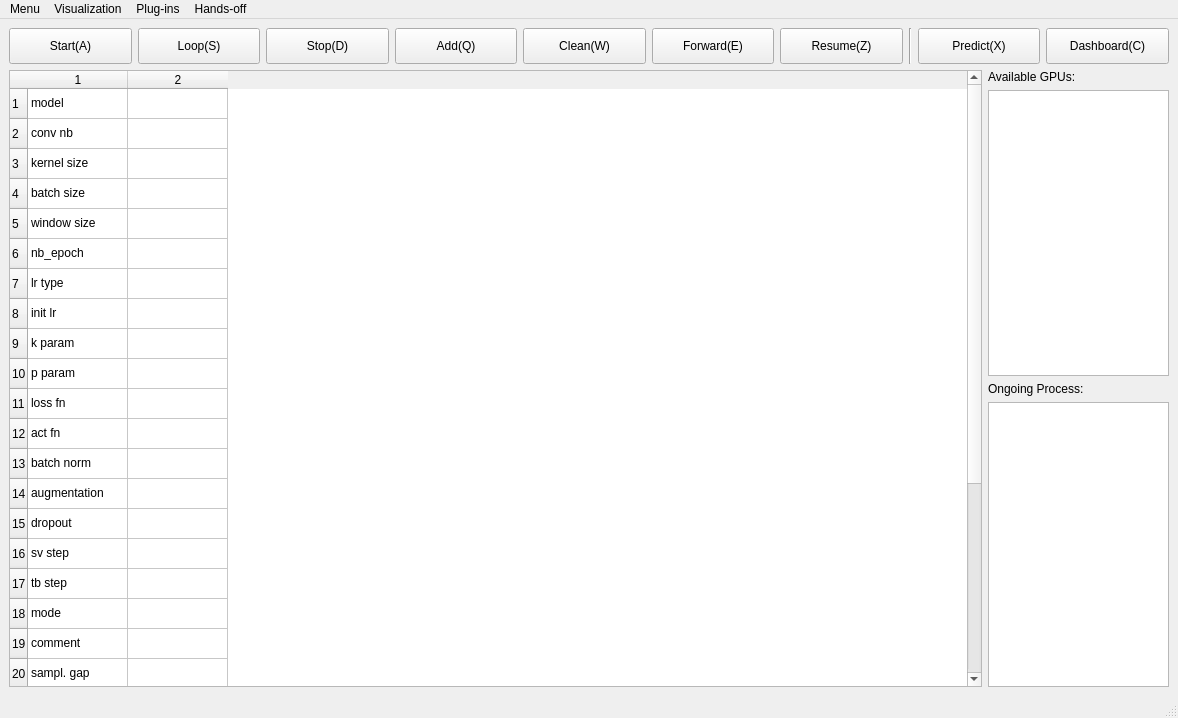
<?xml version="1.0" encoding="UTF-8"?>
<ui version="4.0">
 <class>LRCSNet</class>
 <widget class="QMainWindow" name="LRCSNet">
  <property name="geometry">
   <rect>
    <x>0</x>
    <y>0</y>
    <width>1178</width>
    <height>718</height>
   </rect>
  </property>
  <property name="windowTitle">
   <string>MainWindow</string>
  </property>
  <widget class="QWidget" name="centralwidget">
   <layout class="QGridLayout" name="gridLayout">
    <item row="0" column="0">
     <layout class="QVBoxLayout" name="verticalLayout_2">
      <item>
       <layout class="QHBoxLayout" name="horizontalLayout_2">
        <item>
         <widget class="QPushButton" name="start_button">
          <property name="minimumSize">
           <size>
            <width>0</width>
            <height>36</height>
           </size>
          </property>
          <property name="text">
           <string>Start(A)</string>
          </property>
          <property name="icon">
           <iconset>
            <normaloff>../img/play-button.png</normaloff>../img/play-button.png</iconset>
          </property>
          <property name="shortcut">
           <string>A</string>
          </property>
         </widget>
        </item>
        <item>
         <widget class="QPushButton" name="loop_button">
          <property name="minimumSize">
           <size>
            <width>0</width>
            <height>36</height>
           </size>
          </property>
          <property name="text">
           <string>Loop(S)</string>
          </property>
          <property name="icon">
           <iconset>
            <normaloff>../img/exchange_2.png</normaloff>
            <normalon>../img/exchange.png</normalon>../img/exchange_2.png</iconset>
          </property>
          <property name="shortcut">
           <string>S</string>
          </property>
          <property name="checkable">
           <bool>true</bool>
          </property>
         </widget>
        </item>
        <item>
         <widget class="QPushButton" name="stop_button">
          <property name="minimumSize">
           <size>
            <width>0</width>
            <height>36</height>
           </size>
          </property>
          <property name="text">
           <string>Stop(D)</string>
          </property>
          <property name="icon">
           <iconset>
            <normaloff>stop.png</normaloff>
            <normalon>../img/stop.png</normalon>stop.png</iconset>
          </property>
          <property name="shortcut">
           <string>D</string>
          </property>
         </widget>
        </item>
        <item>
         <widget class="QPushButton" name="add_button">
          <property name="minimumSize">
           <size>
            <width>0</width>
            <height>36</height>
           </size>
          </property>
          <property name="text">
           <string>Add(Q)</string>
          </property>
          <property name="icon">
           <iconset>
            <normaloff>plus.png</normaloff>
            <normalon>../img/plus.png</normalon>plus.png</iconset>
          </property>
          <property name="shortcut">
           <string>Q</string>
          </property>
         </widget>
        </item>
        <item>
         <widget class="QPushButton" name="clean_button">
          <property name="minimumSize">
           <size>
            <width>0</width>
            <height>36</height>
           </size>
          </property>
          <property name="text">
           <string>Clean(W)</string>
          </property>
          <property name="icon">
           <iconset>
            <normaloff>minus.png</normaloff>
            <normalon>../img/minus.png</normalon>minus.png</iconset>
          </property>
          <property name="shortcut">
           <string>W</string>
          </property>
         </widget>
        </item>
        <item>
         <widget class="QPushButton" name="forward_button">
          <property name="minimumSize">
           <size>
            <width>0</width>
            <height>36</height>
           </size>
          </property>
          <property name="text">
           <string>Forward(E)</string>
          </property>
          <property name="icon">
           <iconset>
            <normaloff>reply.png</normaloff>
            <normalon>../img/reply.png</normalon>reply.png</iconset>
          </property>
          <property name="shortcut">
           <string>E</string>
          </property>
         </widget>
        </item>
        <item>
         <widget class="QPushButton" name="pushButton">
          <property name="minimumSize">
           <size>
            <width>0</width>
            <height>36</height>
           </size>
          </property>
          <property name="text">
           <string>Resume(Z)</string>
          </property>
          <property name="icon">
           <iconset>
            <normaloff>resume.png</normaloff>
            <normalon>../img/resume.png</normalon>resume.png</iconset>
          </property>
          <property name="shortcut">
           <string>Z</string>
          </property>
         </widget>
        </item>
        <item>
         <widget class="Line" name="line">
          <property name="orientation">
           <enum>Qt::Vertical</enum>
          </property>
         </widget>
        </item>
        <item>
         <widget class="QPushButton" name="predict_button">
          <property name="minimumSize">
           <size>
            <width>0</width>
            <height>36</height>
           </size>
          </property>
          <property name="text">
           <string>Predict(X)</string>
          </property>
          <property name="icon">
           <iconset>
            <normaloff>rubik.png</normaloff>
            <normalon>../img/rubik.png</normalon>rubik.png</iconset>
          </property>
          <property name="iconSize">
           <size>
            <width>20</width>
            <height>20</height>
           </size>
          </property>
          <property name="shortcut">
           <string>X</string>
          </property>
         </widget>
        </item>
        <item>
         <widget class="QPushButton" name="dashboard_button">
          <property name="minimumSize">
           <size>
            <width>0</width>
            <height>36</height>
           </size>
          </property>
          <property name="text">
           <string>Dashboard(C)</string>
          </property>
          <property name="icon">
           <iconset>
            <normaloff>speedometer.png</normaloff>
            <normalon>../img/speedometer.png</normalon>speedometer.png</iconset>
          </property>
          <property name="iconSize">
           <size>
            <width>20</width>
            <height>20</height>
           </size>
          </property>
          <property name="shortcut">
           <string>C</string>
          </property>
         </widget>
        </item>
       </layout>
      </item>
      <item>
       <layout class="QHBoxLayout" name="horizontalLayout" stretch="0,0">
        <property name="sizeConstraint">
         <enum>QLayout::SetMaximumSize</enum>
        </property>
        <item>
         <widget class="QTableWidget" name="tableWidget">
          <property name="sizePolicy">
           <sizepolicy hsizetype="Expanding" vsizetype="Expanding">
            <horstretch>0</horstretch>
            <verstretch>0</verstretch>
           </sizepolicy>
          </property>
          <property name="minimumSize">
           <size>
            <width>801</width>
            <height>601</height>
           </size>
          </property>
          <property name="maximumSize">
           <size>
            <width>16777215</width>
            <height>16777215</height>
           </size>
          </property>
          <property name="dragEnabled">
           <bool>false</bool>
          </property>
          <property name="sortingEnabled">
           <bool>false</bool>
          </property>
          <property name="rowCount">
           <number>28</number>
          </property>
          <property name="columnCount">
           <number>2</number>
          </property>
          <attribute name="horizontalHeaderDefaultSectionSize">
           <number>100</number>
          </attribute>
          <attribute name="horizontalHeaderMinimumSectionSize">
           <number>18</number>
          </attribute>
          <row/>
          <row/>
          <row/>
          <row/>
          <row/>
          <row/>
          <row/>
          <row/>
          <row/>
          <row/>
          <row/>
          <row/>
          <row/>
          <row/>
          <row/>
          <row/>
          <row/>
          <row/>
          <row/>
          <row/>
          <row/>
          <row/>
          <row/>
          <row/>
          <row/>
          <row/>
          <row/>
          <row/>
          <column/>
          <column/>
          <item row="0" column="0">
           <property name="text">
            <string>model</string>
           </property>
          </item>
          <item row="1" column="0">
           <property name="text">
            <string>conv nb</string>
           </property>
          </item>
          <item row="2" column="0">
           <property name="text">
            <string>kernel size</string>
           </property>
          </item>
          <item row="3" column="0">
           <property name="text">
            <string>batch size</string>
           </property>
          </item>
          <item row="4" column="0">
           <property name="text">
            <string>window size</string>
           </property>
          </item>
          <item row="5" column="0">
           <property name="text">
            <string>nb_epoch</string>
           </property>
           <property name="background">
            <brush brushstyle="NoBrush">
             <color alpha="255">
              <red>128</red>
              <green>255</green>
              <blue>7</blue>
             </color>
            </brush>
           </property>
          </item>
          <item row="6" column="0">
           <property name="text">
            <string>lr type</string>
           </property>
           <property name="background">
            <brush brushstyle="NoBrush">
             <color alpha="255">
              <red>128</red>
              <green>255</green>
              <blue>7</blue>
             </color>
            </brush>
           </property>
          </item>
          <item row="7" column="0">
           <property name="text">
            <string>init lr</string>
           </property>
          </item>
          <item row="8" column="0">
           <property name="text">
            <string>k param</string>
           </property>
          </item>
          <item row="9" column="0">
           <property name="text">
            <string>p param</string>
           </property>
          </item>
          <item row="10" column="0">
           <property name="text">
            <string>loss fn</string>
           </property>
          </item>
          <item row="11" column="0">
           <property name="text">
            <string>act fn</string>
           </property>
          </item>
          <item row="12" column="0">
           <property name="text">
            <string>batch norm</string>
           </property>
          </item>
          <item row="13" column="0">
           <property name="text">
            <string>augmentation</string>
           </property>
          </item>
          <item row="14" column="0">
           <property name="text">
            <string>dropout</string>
           </property>
          </item>
          <item row="15" column="0">
           <property name="text">
            <string>sv step</string>
           </property>
          </item>
          <item row="16" column="0">
           <property name="text">
            <string>tb step</string>
           </property>
          </item>
          <item row="17" column="0">
           <property name="text">
            <string>mode</string>
           </property>
          </item>
          <item row="18" column="0">
           <property name="text">
            <string>comment</string>
           </property>
          </item>
          <item row="19" column="0">
           <property name="text">
            <string>sampl. gap</string>
           </property>
          </item>
          <item row="20" column="0">
           <property name="text">
            <string>stop. crit.</string>
           </property>
          </item>
          <item row="21" column="0">
           <property name="text">
            <string>correction</string>
           </property>
          </item>
          <item row="22" column="0">
           <property name="text">
            <string>trn repo path</string>
           </property>
          </item>
          <item row="23" column="0">
           <property name="text">
            <string>val repo path</string>
           </property>
          </item>
          <item row="24" column="0">
           <property name="text">
            <string>tst repo path</string>
           </property>
          </item>
          <item row="25" column="0">
           <property name="text">
            <string>mdl. saved path</string>
           </property>
          </item>
          <item row="26" column="0">
           <property name="text">
            <string>ckpt path</string>
           </property>
          </item>
          <item row="27" column="0">
           <property name="text">
            <string>nodes</string>
           </property>
          </item>
         </widget>
        </item>
        <item>
         <layout class="QVBoxLayout" name="verticalLayout">
          <item>
           <widget class="QLabel" name="label">
            <property name="sizePolicy">
             <sizepolicy hsizetype="Minimum" vsizetype="Preferred">
              <horstretch>0</horstretch>
              <verstretch>0</verstretch>
             </sizepolicy>
            </property>
            <property name="maximumSize">
             <size>
              <width>181</width>
              <height>16777215</height>
             </size>
            </property>
            <property name="text">
             <string>Available GPUs:</string>
            </property>
           </widget>
          </item>
          <item>
           <widget class="QListWidget" name="AvailableGPUs">
            <property name="sizePolicy">
             <sizepolicy hsizetype="Minimum" vsizetype="Expanding">
              <horstretch>0</horstretch>
              <verstretch>0</verstretch>
             </sizepolicy>
            </property>
            <property name="maximumSize">
             <size>
              <width>181</width>
              <height>16777215</height>
             </size>
            </property>
           </widget>
          </item>
          <item>
           <widget class="QLabel" name="label_2">
            <property name="sizePolicy">
             <sizepolicy hsizetype="Minimum" vsizetype="Preferred">
              <horstretch>0</horstretch>
              <verstretch>0</verstretch>
             </sizepolicy>
            </property>
            <property name="maximumSize">
             <size>
              <width>181</width>
              <height>16777215</height>
             </size>
            </property>
            <property name="text">
             <string>Ongoing Process:</string>
            </property>
           </widget>
          </item>
          <item>
           <widget class="QListWidget" name="ongoing_process">
            <property name="sizePolicy">
             <sizepolicy hsizetype="Minimum" vsizetype="Expanding">
              <horstretch>0</horstretch>
              <verstretch>0</verstretch>
             </sizepolicy>
            </property>
            <property name="maximumSize">
             <size>
              <width>181</width>
              <height>16777215</height>
             </size>
            </property>
           </widget>
          </item>
         </layout>
        </item>
       </layout>
      </item>
     </layout>
    </item>
   </layout>
  </widget>
  <widget class="QMenuBar" name="menubar">
   <property name="geometry">
    <rect>
     <x>0</x>
     <y>0</y>
     <width>1178</width>
     <height>22</height>
    </rect>
   </property>
   <widget class="QMenu" name="menuMenu">
    <property name="enabled">
     <bool>true</bool>
    </property>
    <property name="title">
     <string>Menu</string>
    </property>
    <addaction name="About_us"/>
    <addaction name="separator"/>
    <addaction name="Preferences"/>
    <addaction name="Exit"/>
   </widget>
   <widget class="QMenu" name="menuPlugin">
    <property name="title">
     <string>Plug-ins</string>
    </property>
    <addaction name="Activations"/>
    <addaction name="Loss_Landscape"/>
    <addaction name="Random_Forest"/>
    <addaction name="Metrics"/>
    <addaction name="Thresholding"/>
    <addaction name="actionExtract_Result"/>
   </widget>
   <widget class="QMenu" name="menuVisualization">
    <property name="title">
     <string>Visualization</string>
    </property>
    <addaction name="ActViewer"/>
    <addaction name="Volumes_Viewer"/>
    <addaction name="AugViewer"/>
    <addaction name="GradViewer"/>
   </widget>
   <widget class="QMenu" name="menuHands_off">
    <property name="title">
     <string>Hands-off</string>
    </property>
    <addaction name="actionGrid_Search"/>
    <addaction name="actionGassian_Process"/>
   </widget>
   <addaction name="menuMenu"/>
   <addaction name="menuVisualization"/>
   <addaction name="menuPlugin"/>
   <addaction name="menuHands_off"/>
  </widget>
  <widget class="QStatusBar" name="statusbar"/>
  <action name="About_us">
   <property name="text">
    <string>About us</string>
   </property>
  </action>
  <action name="Activations">
   <property name="text">
    <string>Activations</string>
   </property>
  </action>
  <action name="Exit">
   <property name="text">
    <string>Exit</string>
   </property>
  </action>
  <action name="Loss_Landscape">
   <property name="text">
    <string>Loss-Landscape</string>
   </property>
  </action>
  <action name="Random_Forest">
   <property name="text">
    <string>Random-Forest</string>
   </property>
  </action>
  <action name="Metrics">
   <property name="text">
    <string>Metrics</string>
   </property>
  </action>
  <action name="Preferences">
   <property name="text">
    <string>Preferences</string>
   </property>
  </action>
  <action name="ActViewer">
   <property name="text">
    <string>ActViewer</string>
   </property>
  </action>
  <action name="Volumes_Viewer">
   <property name="text">
    <string>VolViewer</string>
   </property>
  </action>
  <action name="AugViewer">
   <property name="text">
    <string>AugViewer</string>
   </property>
  </action>
  <action name="GradViewer">
   <property name="text">
    <string>GradViewer</string>
   </property>
  </action>
  <action name="Thresholding">
   <property name="text">
    <string>Threshold</string>
   </property>
  </action>
  <action name="actionGrid_Search">
   <property name="text">
    <string>Grid Search</string>
   </property>
  </action>
  <action name="actionGassian_Process">
   <property name="text">
    <string>Gassian Process</string>
   </property>
  </action>
  <action name="actionExtract_Result">
   <property name="text">
    <string>Extract Result</string>
   </property>
  </action>
 </widget>
 <resources/>
 <connections/>
</ui>
